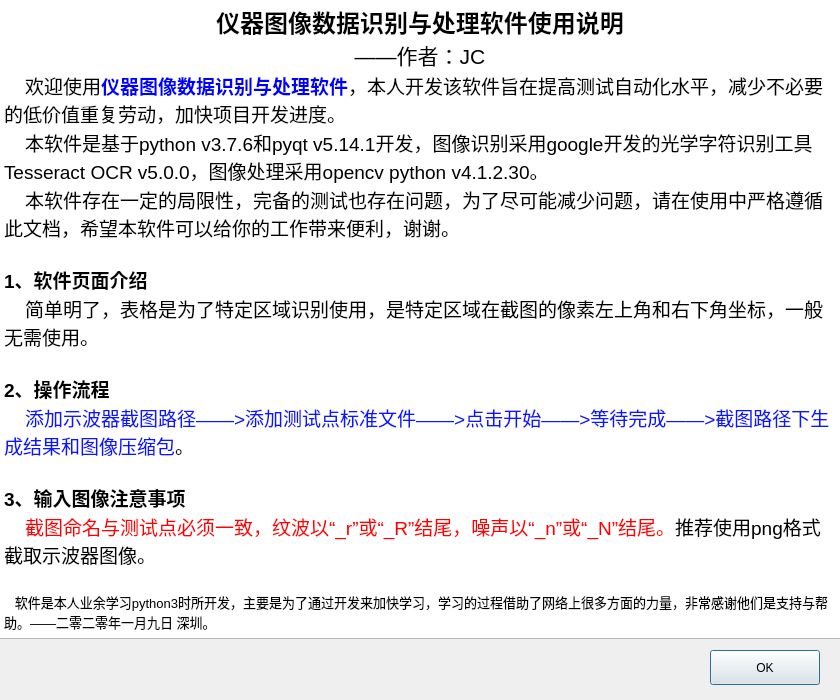
<?xml version="1.0" encoding="UTF-8"?>
<ui version="4.0">
 <class>Dialog</class>
 <widget class="QDialog" name="Dialog">
  <property name="windowModality">
   <enum>Qt::WindowModal</enum>
  </property>
  <property name="geometry">
   <rect>
    <x>0</x>
    <y>0</y>
    <width>840</width>
    <height>700</height>
   </rect>
  </property>
  <property name="minimumSize">
   <size>
    <width>840</width>
    <height>700</height>
   </size>
  </property>
  <property name="maximumSize">
   <size>
    <width>840</width>
    <height>700</height>
   </size>
  </property>
  <property name="windowTitle">
   <string>Help</string>
  </property>
  <property name="windowIcon">
   <iconset resource="osc_value.qrc">
    <normaloff>:/image/images/osc_value.ico</normaloff>:/image/images/osc_value.ico</iconset>
  </property>
  <property name="sizeGripEnabled">
   <bool>false</bool>
  </property>
  <widget class="QPushButton" name="pushButton">
   <property name="geometry">
    <rect>
     <x>710</x>
     <y>650</y>
     <width>110</width>
     <height>35</height>
    </rect>
   </property>
   <property name="text">
    <string>OK</string>
   </property>
  </widget>
  <widget class="QTextBrowser" name="textBrowser">
   <property name="geometry">
    <rect>
     <x>-1</x>
     <y>-1</y>
     <width>842</width>
     <height>640</height>
    </rect>
   </property>
   <property name="mouseTracking">
    <bool>false</bool>
   </property>
   <property name="tabletTracking">
    <bool>false</bool>
   </property>
   <property name="readOnly">
    <bool>true</bool>
   </property>
   <property name="html">
    <string>&lt;!DOCTYPE HTML PUBLIC &quot;-//W3C//DTD HTML 4.0//EN&quot; &quot;http://www.w3.org/TR/REC-html40/strict.dtd&quot;&gt;
&lt;html&gt;&lt;head&gt;&lt;meta name=&quot;qrichtext&quot; content=&quot;1&quot; /&gt;&lt;style type=&quot;text/css&quot;&gt;
p, li { white-space: pre-wrap; }
&lt;/style&gt;&lt;/head&gt;&lt;body style=&quot; font-family:'SimSun'; font-size:9pt; font-weight:400; font-style:normal;&quot;&gt;
&lt;p align=&quot;center&quot; style=&quot; margin-top:0px; margin-bottom:0px; margin-left:0px; margin-right:0px; -qt-block-indent:0; text-indent:0px;&quot;&gt;&lt;span style=&quot; font-size:18pt; font-weight:600;&quot;&gt;仪器图像数据识别与处理软件使用说明&lt;/span&gt;&lt;/p&gt;
&lt;p align=&quot;center&quot; style=&quot; margin-top:0px; margin-bottom:0px; margin-left:0px; margin-right:0px; -qt-block-indent:0; text-indent:0px;&quot;&gt;&lt;span style=&quot; font-size:16pt;&quot;&gt;——作者：JC&lt;/span&gt;&lt;/p&gt;
&lt;p style=&quot; margin-top:0px; margin-bottom:0px; margin-left:0px; margin-right:0px; -qt-block-indent:0; text-indent:0px;&quot;&gt;&lt;span style=&quot; font-size:14pt;&quot;&gt;    欢迎使用&lt;/span&gt;&lt;span style=&quot; font-size:14pt; font-weight:600; color:#0000ff;&quot;&gt;仪器图像数据识别与处理软件&lt;/span&gt;&lt;span style=&quot; font-size:14pt;&quot;&gt;，本人开发该软件旨在提高测试自动化水平，减少不必要的低价值重复劳动，加快项目开发进度。&lt;/span&gt;&lt;/p&gt;
&lt;p style=&quot; margin-top:0px; margin-bottom:0px; margin-left:0px; margin-right:0px; -qt-block-indent:0; text-indent:0px;&quot;&gt;&lt;span style=&quot; font-size:14pt;&quot;&gt;    本软件是基于python v3.7.6和pyqt v5.14.1开发，图像识别采用google开发的光学字符识别工具Tesseract OCR v5.0.0，图像处理采用opencv python v4.1.2.30。&lt;/span&gt;&lt;/p&gt;
&lt;p style=&quot; margin-top:0px; margin-bottom:0px; margin-left:0px; margin-right:0px; -qt-block-indent:0; text-indent:0px;&quot;&gt;&lt;span style=&quot; font-size:14pt;&quot;&gt;    本软件存在一定的局限性，完备的测试也存在问题，为了尽可能减少问题，请在使用中严格遵循此文档，希望本软件可以给你的工作带来便利，谢谢。&lt;/span&gt;&lt;/p&gt;
&lt;p style=&quot;-qt-paragraph-type:empty; margin-top:0px; margin-bottom:0px; margin-left:0px; margin-right:0px; -qt-block-indent:0; text-indent:0px; font-size:14pt;&quot;&gt;&lt;br /&gt;&lt;/p&gt;
&lt;p style=&quot; margin-top:0px; margin-bottom:0px; margin-left:0px; margin-right:0px; -qt-block-indent:0; text-indent:0px;&quot;&gt;&lt;span style=&quot; font-size:14pt; font-weight:600;&quot;&gt;1、软件页面介绍&lt;/span&gt;&lt;/p&gt;
&lt;p style=&quot; margin-top:0px; margin-bottom:0px; margin-left:0px; margin-right:0px; -qt-block-indent:0; text-indent:0px;&quot;&gt;&lt;img src=&quot;:/image/images/pg_main.png&quot; /&gt;&lt;img src=&quot;:/image/images/pg_config.png&quot; /&gt;&lt;/p&gt;
&lt;p style=&quot; margin-top:0px; margin-bottom:0px; margin-left:0px; margin-right:0px; -qt-block-indent:0; text-indent:0px;&quot;&gt;&lt;span style=&quot; font-size:14pt;&quot;&gt;    简单明了，表格是为了特定区域识别使用，是特定区域在截图的像素左上角和右下角坐标，一般无需使用。&lt;/span&gt;&lt;/p&gt;
&lt;p style=&quot;-qt-paragraph-type:empty; margin-top:0px; margin-bottom:0px; margin-left:0px; margin-right:0px; -qt-block-indent:0; text-indent:0px; font-size:14pt;&quot;&gt;&lt;br /&gt;&lt;/p&gt;
&lt;p style=&quot; margin-top:0px; margin-bottom:0px; margin-left:0px; margin-right:0px; -qt-block-indent:0; text-indent:0px;&quot;&gt;&lt;span style=&quot; font-size:14pt; font-weight:600;&quot;&gt;2、操作流程&lt;/span&gt;&lt;/p&gt;
&lt;p style=&quot; margin-top:0px; margin-bottom:0px; margin-left:0px; margin-right:0px; -qt-block-indent:0; text-indent:0px;&quot;&gt;&lt;span style=&quot; font-size:14pt; font-weight:600;&quot;&gt;    &lt;/span&gt;&lt;span style=&quot; font-size:14pt; color:#0b17ff;&quot;&gt;添加示波器截图路径——&amp;gt;添加测试点标准文件——&amp;gt;点击开始——&amp;gt;等待完成——&amp;gt;截图路径下生成结果和图像压缩包&lt;/span&gt;&lt;span style=&quot; font-size:14pt;&quot;&gt;。&lt;/span&gt;&lt;/p&gt;
&lt;p style=&quot;-qt-paragraph-type:empty; margin-top:0px; margin-bottom:0px; margin-left:0px; margin-right:0px; -qt-block-indent:0; text-indent:0px; font-size:14pt;&quot;&gt;&lt;br /&gt;&lt;/p&gt;
&lt;p style=&quot; margin-top:0px; margin-bottom:0px; margin-left:0px; margin-right:0px; -qt-block-indent:0; text-indent:0px;&quot;&gt;&lt;span style=&quot; font-size:14pt; font-weight:600;&quot;&gt;3、输入图像注意事项&lt;/span&gt;&lt;/p&gt;
&lt;p style=&quot; margin-top:0px; margin-bottom:0px; margin-left:0px; margin-right:0px; -qt-block-indent:0; text-indent:0px;&quot;&gt;&lt;span style=&quot; font-size:14pt; font-weight:600;&quot;&gt;    &lt;/span&gt;&lt;span style=&quot; font-size:14pt; color:#ff0000;&quot;&gt;截图命名与测试点必须一致，纹波以“_r”或“_R”结尾，噪声以“_n”或“_N”结尾。&lt;/span&gt;&lt;span style=&quot; font-size:14pt;&quot;&gt;推荐使用png格式截取示波器图像。&lt;/span&gt;&lt;/p&gt;
&lt;p style=&quot;-qt-paragraph-type:empty; margin-top:0px; margin-bottom:0px; margin-left:0px; margin-right:0px; -qt-block-indent:0; text-indent:0px; font-size:14pt; font-weight:600;&quot;&gt;&lt;br /&gt;&lt;/p&gt;
&lt;p style=&quot; margin-top:0px; margin-bottom:0px; margin-left:0px; margin-right:0px; -qt-block-indent:0; text-indent:0px;&quot;&gt;&lt;span style=&quot; font-size:10pt;&quot;&gt;   软件是本人业余学习python3时所开发，主要是为了通过开发来加快学习，学习的过程借助了网络上很多方面的力量，非常感谢他们是支持与帮助。——二零二零年一月九日 深圳。&lt;/span&gt;&lt;/p&gt;&lt;/body&gt;&lt;/html&gt;</string>
   </property>
   <property name="textInteractionFlags">
    <set>Qt::LinksAccessibleByMouse</set>
   </property>
   <property name="openExternalLinks">
    <bool>true</bool>
   </property>
   <property name="openLinks">
    <bool>true</bool>
   </property>
  </widget>
 </widget>
 <resources>
  <include location="osc_value.qrc"/>
 </resources>
 <connections/>
</ui>
